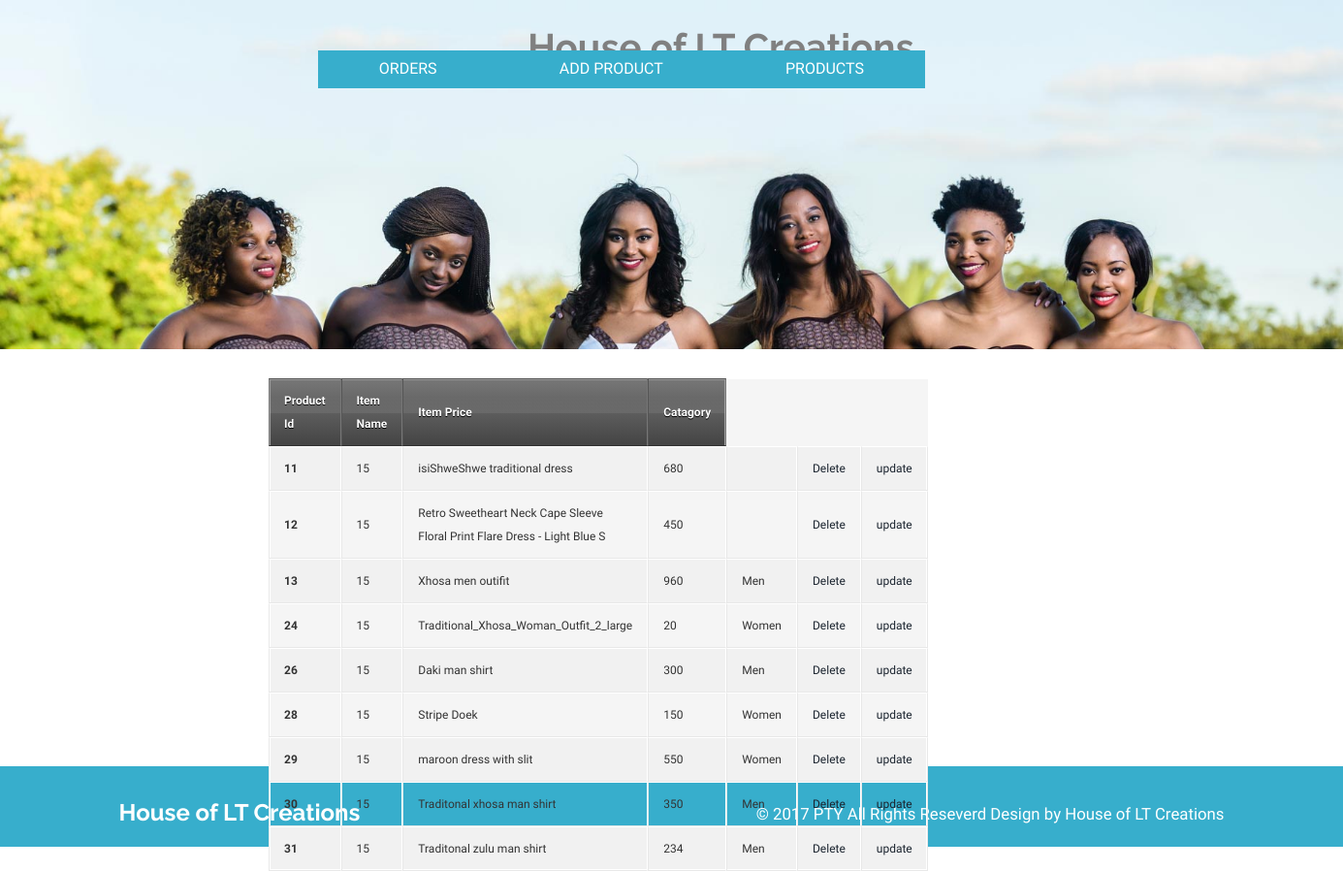
The page /Admin/Admin.php?action=ViewProducts on the database its author committed.
### tables this page shows
CREATE TABLE IF NOT EXISTS `items` (
  `id` int(100) NOT NULL AUTO_INCREMENT,
  `itemname` varchar(100) NOT NULL,
  `itemprice` varchar(100) NOT NULL,
  `catagory` varchar(100) NOT NULL,
  `imageurl` varchar(100) NOT NULL,
  `isNew` int(11) NOT NULL,
  PRIMARY KEY (`id`)
);

### Admin/AdminFunctions.php (the view, shortened to what this page needs)
<?php
  function viewProducts(){
  	  require "../connect.php";
  	 $query = "Select*  from  items";
	 $rows = $conn->query($query);
	 echo "<table>
	  <tbody>
		  <thead>
		    <tr>
		      <th>Product Id</th>
		      <th>Item Name</th>
		      <th>Item Price</th>
		      <th>Catagory</th>
		    </tr>
  	</thead>";
	 foreach($rows as $row){
	 	$itemId = $row["id"];
	 	$itemName = $row["itemname"];
	 	$itemPrice = $row["itemprice"];
	 	$catagory= $row["catagory"];
		echo"<tr>
	      <td><strong>".$itemId."</strong></td>
	      <td>15</td>
	      <td>".$itemName."</td>
	      <td>".$itemPrice."</td>
	      <td>".$catagory."</td>
	      <td><a href = 'Admin.php?action=DeleteProduct&productId=".$itemId."'>Delete</a></td>
	      <td><a href = 'Admin.php?action=UpdateProduct&orderId=".$itemId."&itemName=".urlencode($itemName)."&itemPrice=".$itemPrice."&catagory=".$catagory."'>update</a></td>
	    </tr>";
	 }
 echo "</tbody>
</table>";
  }
?>

### Admin/Admin.php (shortened to what this page needs)
<!DOCTYPE html>
<html>
<head>
<link href="../css/bootstrap.css" rel="stylesheet" type="text/css" media="all" />
<link href="../css/style.css" rel="stylesheet" type="text/css" media="all" />
<link rel="stylesheet" type="text/css" href="css/component.css" />
<link href="../css/megamenu.css" rel="stylesheet" type="text/css" media="all" />
</head>
<body>
  <div class="header" id ="header-admin">
   <div class="container">
       <div class="main-header">
       <div class="logo">
         <h3><a href="Admin.php">House of LT Creations</a></h3>
        </div>
       <div class="clearfix"></div>
     </div>
    <ul class="megamenu-admin">
      <li class="active grid">
        <a class="color1" href="Admin.php">Orders</a>
      </li>
      <li class="grid">
         <a href="Admin.php?action=AddProduct">Add Product</a>
      </li>
        <li><a href="Admin.php?action=ViewProducts">Products</a>
      </li>
    </ul>
   </div>
</div>
<div style="height:400px; width:400px; margin-left:20%;">
   <?php
      require "AdminFunctions.php";
      $action = "";
  if(isset( $_GET["action"])){
    $action = $_GET["action"];
  }
  else
  if($action == ""){
    viewOrders();
  }
  if($action == "AddProduct"){
    echo $action;
   addProduct();
  }
  else if  ($action == "ViewProducts"){
    viewProducts();
  }
   ?>
 </div>
<div class="fotter-logo">
   <div class="container">
   <div class="ftr-logo"><h3><a href="index.php">House of LT Creations</a></h3></div>
   <div class="ftr-info">
   <p>&copy; 2017 PTY All Rights Reseverd Design by <a href="http://w3layouts.com/">House of LT Creations</a> </p>
  </div>
   <div class="clearfix"></div>
   </div>
</div>
</body>
</html>

### css/style.css (style rules this page uses)
#header-admin { min-height:360px }
strong { font-weight: bold; }
table { background: #f5f5f5; border-collapse: separate; box-shadow: inset 0 1px 0 #fff; font-size: 12px; line-height: 24px; margin: 30px auto; text-align: left; width: 800px; }
th { background: url(http://jackrugile.com/images/misc/noise-diagonal.png), linear-gradient(#777, #444); border-left: 1px solid #555; border-right: 1px solid #777; border-top: 1px solid #555; border-bottom: 1px solid #333; box-shadow: inset 0 1px 0 #999; color: #fff; font-weight: bold; padding: 10px 15px; position: relative; text-shadow: 0 1px 0 #000; }
th:after { background: linear-gradient(rgba(255,255,255,0), rgba(255,255,255,.08)); content: ''; display: block; height: 25%; left: 0; margin: 1px 0 0 0; position: absolute; top: 25%; width: 100%; }
th:first-child { border-left: 1px solid #777; box-shadow: inset 1px 1px 0 #999; }
th:last-child { box-shadow: inset -1px 1px 0 #999; }
td { border-right: 1px solid #fff; border-left: 1px solid #e8e8e8; border-top: 1px solid #fff; border-bottom: 1px solid #e8e8e8; padding: 10px 15px; position: relative; transition: all 300ms; }
td:first-child { box-shadow: inset 1px 0 0 #fff; }
td:last-child { border-right: 1px solid #e8e8e8; box-shadow: inset -1px 0 0 #fff; }
tr { background: url(http://jackrugile.com/images/misc/noise-diagonal.png); }
tr:nth-child(odd) td { background: #f1f1f1 url(http://jackrugile.com/images/misc/noise-diagonal.png); }
tr:last-of-type td { box-shadow: inset 0 -1px 0 #fff; }
tr:last-of-type td:first-child { box-shadow: inset 1px -1px 0 #fff; }
tr:last-of-type td:last-child { box-shadow: inset -1px -1px 0 #fff; }
body { font-family: 'Arimo', sans-serif; background: #fff; margin:0; }
.megamenu-admin>li>a { float: left; padding: 8px 63.1px; text-decoration: none; text-transform: capitalize; font-size: 1em; -webkit-transition: all 0.3s ease-in-out; text-transform: uppercase; -moz-transition: all 0.3s ease-in-out; -o-transition: all 0.3s ease-in-out; transition: all 0.3s ease-in-out; background: rgb(55, 174, 204); text-decoration: none; color: #fff; font-size: 16px; font-weight: 300; }
.megamenu-admin { margin-left: 18%; margin-top: 10px; margin-bottom: 0px; padding: 0; width: 100%; list-style: none; display: inline-block; position: relative; font-size: 15px; }
body a { transition:0.5s all; -webkit-transition:0.5s all; -moz-transition:0.5s all; -o-transition:0.5s all; -ms-transition:0.5s all; }
h1,h2,h3,h4,h5,h6 { margin:0; }
.container { width:1170px; }
p { margin:0; }
ul { margin:0; padding:0; }
.header { background:url(../images/group.jpg) no-repeat 0px 0px; background-size:cover; -webkit-background-size: cover; -moz-background-size: cover; -o-background-size: cover; min-height:720px; position:relative; }
.main-header { text-align:center; position:relative; }
.logo { display: inline-block; margin: 2em 0; position:absolute; left: 37%; }
.logo h3 a { font-family: 'Raleway', sans-serif; font-size:1.6em; font-weight:700; color:grey; text-decoration:none; }
.fotter-logo h3 a { font-family: 'Raleway', sans-serif; font-size:1em; font-weight:700; color:#fff; text-decoration:none; }
.fotter-logo { background:rgb(55, 174, 204); padding:1.5em 0; }
.ftr-logo { float:left; padding-top:1em; }
.ftr-info { float:right; }
.fotter-logo p { color:#fff; font-weight:400; font-size:1.2em; margin-top:1em; }
.fotter-logo a { color:#fff; }

### css/component.css (style rules this page uses)
*, *:after, *::before { -webkit-box-sizing: border-box; -moz-box-sizing: border-box; box-sizing: border-box; }

### rows shown on the page
items: id "11", itemname "isiShweShwe traditional dress", itemprice "680"
items: id "12", itemname "Retro Sweetheart Neck Cape Sleeve Floral Print Flare Dress - Light Blue S", itemprice "450"
items: id "13", itemname "Xhosa men outifit", itemprice "960", catagory "Men"
items: id "24", itemname "Traditional_Xhosa_Woman_Outfit_2_large", itemprice "20", catagory "Women"
items: id "26", itemname "Daki man shirt", itemprice "300", catagory "Men"
items: id "28", itemname "Stripe Doek", itemprice "150", catagory "Women"
items: id "29", itemname "maroon dress with slit", itemprice "550", catagory "Women"
items: id "30", itemname "Traditonal xhosa man shirt", itemprice "350", catagory "Men"
items: id "31", itemname "Traditonal zulu man shirt", itemprice "234", catagory "Men"
